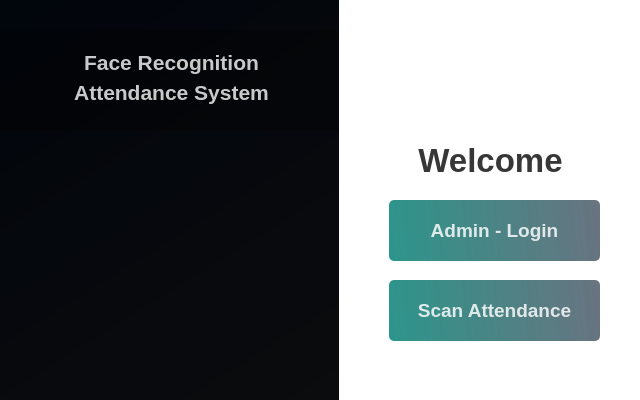
<?xml version="1.0" encoding="UTF-8"?>
<ui version="4.0">
 <class>Dialog</class>
 <widget class="QDialog" name="Dialog">
  <property name="geometry">
   <rect>
    <x>0</x>
    <y>0</y>
    <width>640</width>
    <height>400</height>
   </rect>
  </property>
  <property name="sizePolicy">
   <sizepolicy hsizetype="Preferred" vsizetype="Preferred">
    <horstretch>0</horstretch>
    <verstretch>48</verstretch>
   </sizepolicy>
  </property>
  <property name="minimumSize">
   <size>
    <width>640</width>
    <height>400</height>
   </size>
  </property>
  <property name="maximumSize">
   <size>
    <width>640</width>
    <height>400</height>
   </size>
  </property>
  <property name="windowTitle">
   <string>Facial Recognition System</string>
  </property>
  <property name="styleSheet">
   <string notr="true">QWidget#Dialog{
background-color:qlineargradient(spread:pad, x1:0, y1:0, x2:1, y2:1, stop:0 rgba(17, 83, 221, 255), stop:1 rgba(255, 255, 255, 255))
}</string>
  </property>
  <widget class="QWidget" name="widget_2" native="true">
   <property name="geometry">
    <rect>
     <x>0</x>
     <y>0</y>
     <width>640</width>
     <height>400</height>
    </rect>
   </property>
   <property name="minimumSize">
    <size>
     <width>640</width>
     <height>400</height>
    </size>
   </property>
   <property name="maximumSize">
    <size>
     <width>640</width>
     <height>400</height>
    </size>
   </property>
   <property name="styleSheet">
    <string notr="true">background-color: qlineargradient(spread:pad, x1:1, y1:1, x2:1, y2:1, stop:1 rgba(0, 0, 0, 183));</string>
   </property>
   <widget class="QLabel" name="Background">
    <property name="geometry">
     <rect>
      <x>0</x>
      <y>0</y>
      <width>341</width>
      <height>430</height>
     </rect>
    </property>
    <property name="styleSheet">
     <string notr="true">border-image: url(:/images/images/main.jpg);
/*border-top-left-radius: 50px;*/</string>
    </property>
    <property name="text">
     <string/>
    </property>
    <property name="pixmap">
     <pixmap>../images/main.png</pixmap>
    </property>
    <property name="scaledContents">
     <bool>true</bool>
    </property>
   </widget>
   <widget class="QLabel" name="label_2">
    <property name="geometry">
     <rect>
      <x>-10</x>
      <y>0</y>
      <width>351</width>
      <height>401</height>
     </rect>
    </property>
    <property name="styleSheet">
     <string notr="true">background-color:rgba(0, 0, 0, 80);
/*border-top-left-radius: 50px;*/</string>
    </property>
    <property name="text">
     <string/>
    </property>
    <property name="scaledContents">
     <bool>true</bool>
    </property>
   </widget>
   <widget class="QLabel" name="label_3">
    <property name="geometry">
     <rect>
      <x>339</x>
      <y>0</y>
      <width>321</width>
      <height>501</height>
     </rect>
    </property>
    <property name="styleSheet">
     <string notr="true">background-color:rgba(255, 255, 255, 255);
border-bottom-right-radius: 50px;</string>
    </property>
    <property name="text">
     <string/>
    </property>
   </widget>
   <widget class="QLabel" name="label_6">
    <property name="geometry">
     <rect>
      <x>0</x>
      <y>30</y>
      <width>341</width>
      <height>101</height>
     </rect>
    </property>
    <property name="styleSheet">
     <string notr="true">background-color:rgba(0, 0, 0, 75);</string>
    </property>
    <property name="text">
     <string/>
    </property>
   </widget>
   <widget class="QPushButton" name="logButton">
    <property name="geometry">
     <rect>
      <x>389</x>
      <y>200</y>
      <width>211</width>
      <height>61</height>
     </rect>
    </property>
    <property name="font">
     <font>
      <pointsize>14</pointsize>
      <weight>75</weight>
      <bold>true</bold>
     </font>
    </property>
    <property name="cursor">
     <cursorShape>PointingHandCursor</cursorShape>
    </property>
    <property name="styleSheet">
     <string notr="true">QPushButton#logButton{
background-color: qlineargradient(spread:pad, x1:0, y1:0.505682, x2:1, y2:0.477, stop:0 rgba(11, 131, 120, 219), stop:1 rgba(85, 98, 112, 226));
color:rgba(255, 255, 255, 210);
border-radius:5px;
}

QPushButton#logButton:hover{
background-color: qlineargradient(spread:pad, x1:0, y1:0.505682, x2:1, y2:0.477, stop:0 rgba(150, 123, 111, 219), stop:1 rgba(85, 81, 84, 226));
}

QPushButton#logButton:pressed{
padding-left:5px;
padding-top:5px;
background-color:rgba(150, 123, 111, 255);
}</string>
    </property>
    <property name="text">
     <string>Admin - Login</string>
    </property>
   </widget>
   <widget class="QLabel" name="label_4">
    <property name="geometry">
     <rect>
      <x>370</x>
      <y>140</y>
      <width>241</width>
      <height>40</height>
     </rect>
    </property>
    <property name="font">
     <font>
      <pointsize>25</pointsize>
      <weight>75</weight>
      <bold>true</bold>
     </font>
    </property>
    <property name="styleSheet">
     <string notr="true">color:rgba(0, 0, 0, 200);
background-color: qlineargradient(spread:pad, x1:0, y1:0, x2:1, y2:0, stop:1 rgba(0, 0, 0, 0));</string>
    </property>
    <property name="text">
     <string>Welcome</string>
    </property>
    <property name="alignment">
     <set>Qt::AlignCenter</set>
    </property>
   </widget>
   <widget class="QPushButton" name="startButton">
    <property name="geometry">
     <rect>
      <x>389</x>
      <y>280</y>
      <width>211</width>
      <height>61</height>
     </rect>
    </property>
    <property name="font">
     <font>
      <pointsize>14</pointsize>
      <weight>75</weight>
      <bold>true</bold>
     </font>
    </property>
    <property name="cursor">
     <cursorShape>PointingHandCursor</cursorShape>
    </property>
    <property name="styleSheet">
     <string notr="true">QPushButton#startButton{
background-color: qlineargradient(spread:pad, x1:0, y1:0.505682, x2:1, y2:0.477, stop:0 rgba(11, 131, 120, 219), stop:1 rgba(85, 98, 112, 226));
color:rgba(255, 255, 255, 210);
border-radius:5px;
}

QPushButton#startButton:hover{
background-color: qlineargradient(spread:pad, x1:0, y1:0.505682, x2:1, y2:0.477, stop:0 rgba(150, 123, 111, 219), stop:1 rgba(85, 81, 84, 226));
}

QPushButton#startButton:pressed{
padding-left:5px;
padding-top:5px;
background-color:rgba(150, 123, 111, 255);
}

QPushButton#startButton:disabled{
background-color: rgba(85, 98, 112, 100);
}</string>
    </property>
    <property name="text">
     <string>Scan Attendance</string>
    </property>
   </widget>
   <widget class="QLabel" name="logo1">
    <property name="geometry">
     <rect>
      <x>410</x>
      <y>50</y>
      <width>161</width>
      <height>71</height>
     </rect>
    </property>
    <property name="styleSheet">
     <string notr="true">background-color: qlineargradient(spread:pad, x1:0, y1:0, x2:1, y2:0, stop:1 rgba(0, 0, 0, 0));</string>
    </property>
    <property name="text">
     <string/>
    </property>
    <property name="pixmap">
     <pixmap>../images/Logo 2.png</pixmap>
    </property>
    <property name="scaledContents">
     <bool>true</bool>
    </property>
   </widget>
   <widget class="QLabel" name="title">
    <property name="geometry">
     <rect>
      <x>26</x>
      <y>50</y>
      <width>291</width>
      <height>25</height>
     </rect>
    </property>
    <property name="font">
     <font>
      <family>MS Shell Dlg 2</family>
      <pointsize>18</pointsize>
      <weight>50</weight>
      <italic>false</italic>
      <bold>false</bold>
     </font>
    </property>
    <property name="styleSheet">
     <string notr="true">color:rgba(255, 255, 255, 200);
font: 63 16pt &quot;Yu Gothic UI&quot;;
font: 18pt &quot;MS Shell Dlg 2&quot;;
background-color: qlineargradient(spread:pad, x1:0, y1:0, x2:1, y2:0, stop:1 rgba(0, 0, 0, 0));</string>
    </property>
    <property name="text">
     <string>&lt;html&gt;&lt;head/&gt;&lt;body&gt;&lt;p align=&quot;center&quot;&gt;&lt;span style=&quot; font-size:16pt; font-weight:600;&quot;&gt;Face Recognition&lt;/span&gt;&lt;/p&gt;&lt;/body&gt;&lt;/html&gt;</string>
    </property>
   </widget>
   <widget class="QLabel" name="title_2">
    <property name="geometry">
     <rect>
      <x>46</x>
      <y>80</y>
      <width>251</width>
      <height>25</height>
     </rect>
    </property>
    <property name="font">
     <font>
      <family>MS Shell Dlg 2</family>
      <pointsize>18</pointsize>
      <weight>50</weight>
      <italic>false</italic>
      <bold>false</bold>
     </font>
    </property>
    <property name="styleSheet">
     <string notr="true">color:rgba(255, 255, 255, 200);
font: 63 16pt &quot;Yu Gothic UI&quot;;
font: 18pt &quot;MS Shell Dlg 2&quot;;
background-color: qlineargradient(spread:pad, x1:0, y1:0, x2:1, y2:0, stop:1 rgba(0, 0, 0, 0));</string>
    </property>
    <property name="text">
     <string>&lt;html&gt;&lt;head/&gt;&lt;body&gt;&lt;p align=&quot;center&quot;&gt;&lt;span style=&quot; font-size:16pt; font-weight:600;&quot;&gt;Attendance System&lt;/span&gt;&lt;/p&gt;&lt;/body&gt;&lt;/html&gt;</string>
    </property>
   </widget>
   <zorder>Background</zorder>
   <zorder>label_2</zorder>
   <zorder>label_6</zorder>
   <zorder>label_3</zorder>
   <zorder>logButton</zorder>
   <zorder>label_4</zorder>
   <zorder>startButton</zorder>
   <zorder>logo1</zorder>
   <zorder>title</zorder>
   <zorder>title_2</zorder>
  </widget>
 </widget>
 <resources/>
 <connections/>
</ui>
